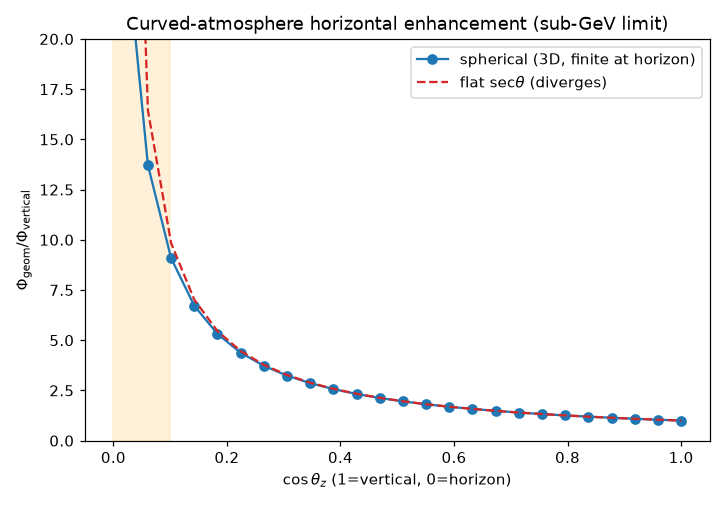

Reproduce this figure in Python.
"""
[PROTOTYPE] Research/de-risking scaffolding -- NOT part of the delivered flux
(mceq3d_flux). Kept for the record; do not depend on it in the paper. See
ARCHITECTURE.md.

Curved-atmosphere production geometry -- the Honda horizontal excess.

This supplies the one genuinely-3D ingredient that the multiplicative-correction
chain and the single-column cascade could not: the **off-axis / curved-shell
production geometry** that enhances the near-horizon flux at low energy.

Neutrinos free-stream in straight lines, so the geometric flux at the detector
from arrival zenith ``theta`` is the production integrated along the backward
line of sight through the spherical atmosphere::

    Phi_geom(theta)  ~  integral  rho(alt(l))  w(E, alt(l))  dl

where, for a detector at Earth radius ``R`` looking at zenith ``theta``, a point a
distance ``l`` up the ray sits at radius ``r(l) = sqrt(R^2 + l^2 + 2 R l cos theta)``
(altitude ``r-R``), ``rho`` is the air density and ``w`` the meson decay-to-neutrino
weight (->1 at low energy where mesons decay; -> meson interaction-dominated at
high energy).

Limits / validation
-------------------
* Vertical: matches the plane-parallel column (ratio 1 by construction).
* Small zenith: reproduces the flat ``sec theta`` enhancement.
* Horizon: the flat ``sec theta`` **diverges**, but the spherical integral
  **saturates** at a finite value ~ ``sqrt(R/h0)`` -- this finite near-horizon
  rise is the curved-atmosphere horizontal enhancement. At low (sub-GeV) energy,
  where mesons fully decay, the enhancement is largest; at high energy it is
  suppressed because mesons interact before decaying.

This is the geometric (neutrino-free-streaming) core of the effect; the full
treatment also spreads the *parent* directions (the angular kernels) and is
deferred. Magnitudes here are geometric/indicative, validated against the limits
above rather than against Honda tables (which require the full cascade).

Run::

    python spherical_geometry.py --plot
"""

from __future__ import annotations

import argparse

import numpy as np

R_EARTH = 6371.0  # km
H0 = 6.4  # density scale height [km]
H_TOP = 100.0  # top of atmosphere [km]


def density(alt_km):
    """Isothermal exponential air density (arbitrary normalization)."""
    return np.exp(-np.clip(alt_km, 0.0, None) / H0)


def _altitude_along_ray(l_km, zenith_deg):
    """Altitude [km] a distance l up the line of sight at the given zenith."""
    c = np.cos(np.deg2rad(zenith_deg))
    r = np.sqrt(R_EARTH**2 + l_km**2 + 2 * R_EARTH * l_km * c)
    return r - R_EARTH


def production_integral(zenith_deg, decay_weight=None, spherical=True, n=4000):
    """Line-of-sight production integral ~ integral rho(alt) w(alt) dl.

    ``decay_weight`` is an optional callable of altitude [km] (the meson
    decay-to-neutrino probability, energy dependent); default 1 (full decay,
    sub-GeV limit). ``spherical=False`` uses the plane-parallel alt = l cos theta.
    """
    # integrate to where the ray exits the atmosphere
    if spherical:
        c = np.cos(np.deg2rad(zenith_deg))
        # solve r(l)=R+H_TOP  ->  l = -R c + sqrt((R c)^2 + 2 R H + H^2)
        lmax = -R_EARTH * c + np.sqrt(
            (R_EARTH * c) ** 2 + 2 * R_EARTH * H_TOP + H_TOP**2
        )
    else:
        lmax = H_TOP / max(np.cos(np.deg2rad(zenith_deg)), 1e-3)
    ll = np.linspace(0, lmax, n)
    if spherical:
        alt = _altitude_along_ray(ll, zenith_deg)
    else:
        alt = ll * np.cos(np.deg2rad(zenith_deg))
    w = 1.0 if decay_weight is None else decay_weight(alt)
    return np.trapezoid(density(alt) * w, ll)


def horizon_enhancement(cos_zenith, decay_weight=None, spherical=True):
    """Phi_geom(theta)/Phi_geom(vertical) vs cos(zenith)."""
    cz = np.atleast_1d(cos_zenith).astype(float)
    vert = production_integral(0.0, decay_weight, spherical)
    out = np.array(
        [
            production_integral(
                np.degrees(np.arccos(np.clip(c, -1, 1))), decay_weight, spherical
            )
            for c in cz
        ]
    )
    return out / vert


def main(argv=None):
    p = argparse.ArgumentParser(description=__doc__)
    p.add_argument("--plot", action="store_true")
    args = p.parse_args(argv)

    cz = np.linspace(0.02, 1.0, 25)

    sph = horizon_enhancement(cz, spherical=True)
    flat = horizon_enhancement(cz, spherical=False)

    print("curved-atmosphere horizon enhancement (full-decay / sub-GeV limit):")
    print("  cosZ    spherical   flat(sec th)")
    for c, s, f in zip(cz, sph, flat):
        print(f"  {c:4.2f}    {s:8.2f}    {f:8.2f}")
    print(f"\n  flat at horizon (diverges):    {flat[0]:.1f}")
    print(
        f"  spherical at horizon (finite): {sph[0]:.1f}  ~ sqrt(R/h0)="
        f"{np.sqrt(R_EARTH/H0):.0f}"
    )
    print(f"  vertical (both = 1):           {sph[-1]:.3f}")

    if args.plot:
        _plot(cz, sph, flat)


def _plot(cz, sph, flat):
    import matplotlib

    matplotlib.use("Agg")
    import matplotlib.pyplot as plt

    fig, ax = plt.subplots(figsize=(6.6, 4.6))
    ax.plot(cz, sph, "C0o-", label="spherical (3D, finite at horizon)")
    ax.plot(cz, flat, "C3--", label=r"flat sec$\theta$ (diverges)")
    ax.axvspan(0.0, 0.1, color="orange", alpha=0.15)
    ax.set_xlabel(r"$\cos\theta_z$ (1=vertical, 0=horizon)")
    ax.set_ylabel(r"$\Phi_{\rm geom}/\Phi_{\rm vertical}$")
    ax.set_title("Curved-atmosphere horizontal enhancement (sub-GeV limit)")
    ax.set_ylim(0, min(20, flat[0] * 1.1))
    ax.legend()
    fig.tight_layout()
    fig.savefig("spherical_geometry.png", dpi=110)
    print("\nsaved plot -> spherical_geometry.png")


if __name__ == "__main__":
    main()
